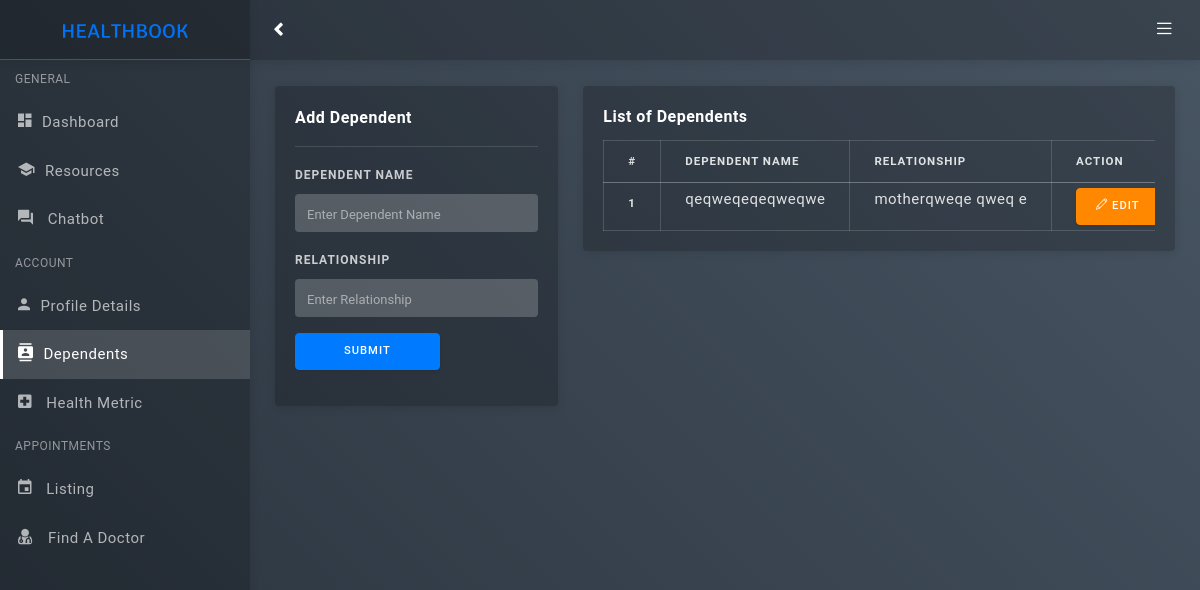
The app's page /patient/dependent.php (signed in), older data.
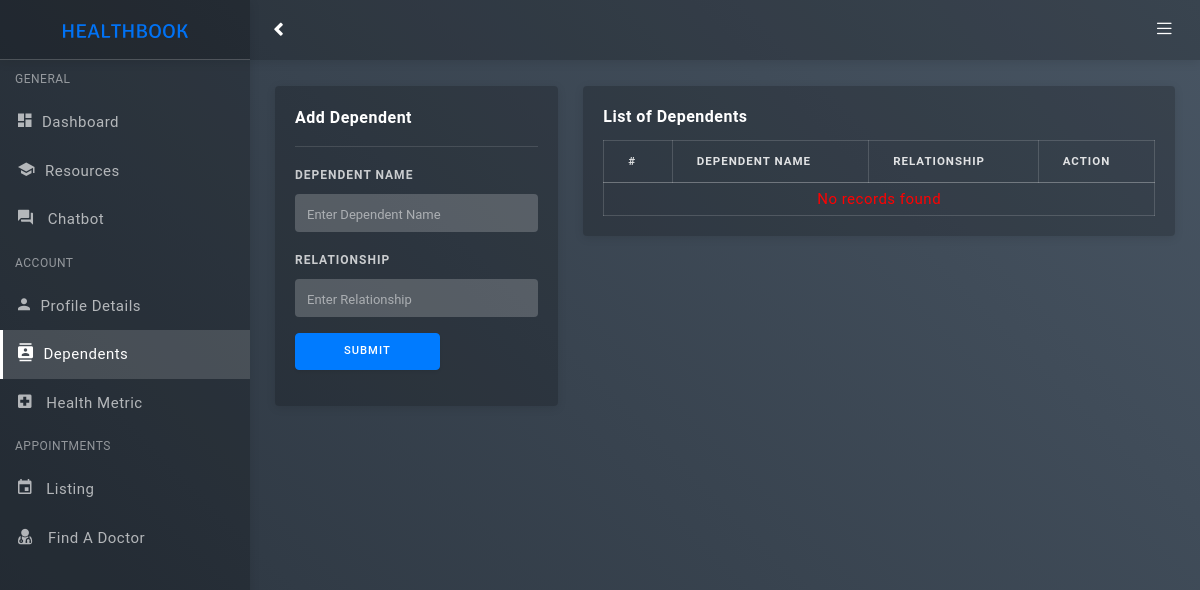
The same page, newer data.
### tables this page shows
CREATE TABLE `dependent` (
  `id_dependent` int(11) NOT NULL,
  `name_dependent` varchar(500) NOT NULL,
  `relationship` varchar(500) NOT NULL,
  `patientId` int(11) NOT NULL
);

### patient/dependent.php (the view, shortened to what this page needs)
<?php
require '../dbconnection.php';
if (isset($_SESSION['id'], $_SESSION['password'])) {
?>
  <!DOCTYPE html>
  <html lang="en">
  <?php include "head.php"; ?>
  <body class="bg-theme bg-theme9">
    <div id="wrapper">
      <?php
      include "sidebar.php";
      include "header.php";
      ?>
      <div class="content-wrapper">
        <div class="container-fluid">
          <div class="row mt-3">
            <div class="col-lg-4">
              <div class="card">
                <div class="card-body">
                  <div class="card-title">Add Dependent</div>
                  <hr>
                  <form action="<?php echo htmlspecialchars($_SERVER['PHP_SELF']); ?>" method="POST" enctype="multipart/form-data">
                    <div class="form-group">
                      <label for="input-1">Dependent Name</label>
                      <input type="text" name="name_dependent" class="form-control" placeholder="Enter Dependent Name" required>
                    </div>
                    <div class="form-group">
                      <label for="input-2">Relationship</label>
                      <input type="text" name="relationship" class="form-control" placeholder="Enter Relationship" required>
                    </div>
                    <div class="form-group">
                      <input type="submit" class="btn btn-primary px-5" name="register" value="Submit">
                    </div>
                  </form>
                </div>
              </div>
            </div>
            <div class="col-lg-8">
              <div class="card">
                <div class="card-body">
                  <h5 class="card-title">List of Dependents</h5>
                  <div class="table-responsive">
                    <table class="table table-sm table-bordered">
                      <thead>
                        <tr>
                          <th scope="col">#</th>
                          <th scope="col">Dependent Name</th>
                          <th scope="col">Relationship</th>
                          <th scope="col">Action</th>
                        </tr>
                      </thead>
                      <tbody>
                        <?php
                        $count = 1;
                        $query = "SELECT * from dependent WHERE  patientId='" . $_SESSION['id'] . "'";
                        $result = mysqli_query($con, $query);
                        if ($result) {
                          if (mysqli_num_rows($result) > 0) {
                            while ($row = mysqli_fetch_assoc($result)) {
                              extract($row);
                        ?>
                              <tr>
                                <th scope="row"><?php echo $count; ?></th>
                                <td><?php echo $name_dependent; ?></td>
                                <td><?php echo $relationship; ?></td>
                                <td>
                                  <a href="edit-dependent.php?id=<?php echo $id_dependent; ?>" class="btn btn-warning"><i class="icon-pencil"></i> Edit</a>
                                </td>
                              </tr>
                        <?php
                              $count++;
                            }
                          } else {
                            echo "<tr>";
                            echo "<td colspan='4' style='text-align: center; color: red;'>No records found</td>";
                            echo "</tr>";
                          }
                        } else {
                          die("Error with the query in the database");
                        }
                        ?>
                      </tbody>
                    </table>
                  </div>
                </div>
              </div>
            </div>
          </div>
        </div>
      </div>
  </body>
  </html>
<?php
} else {
  header("location:../index.php");
  exit;
}
?>

Row changes from the older to the newer data that the page shows:
removed dependent: name_dependent "qeqweqeqeqweqwe", relationship "motherqweqe qweq e"
